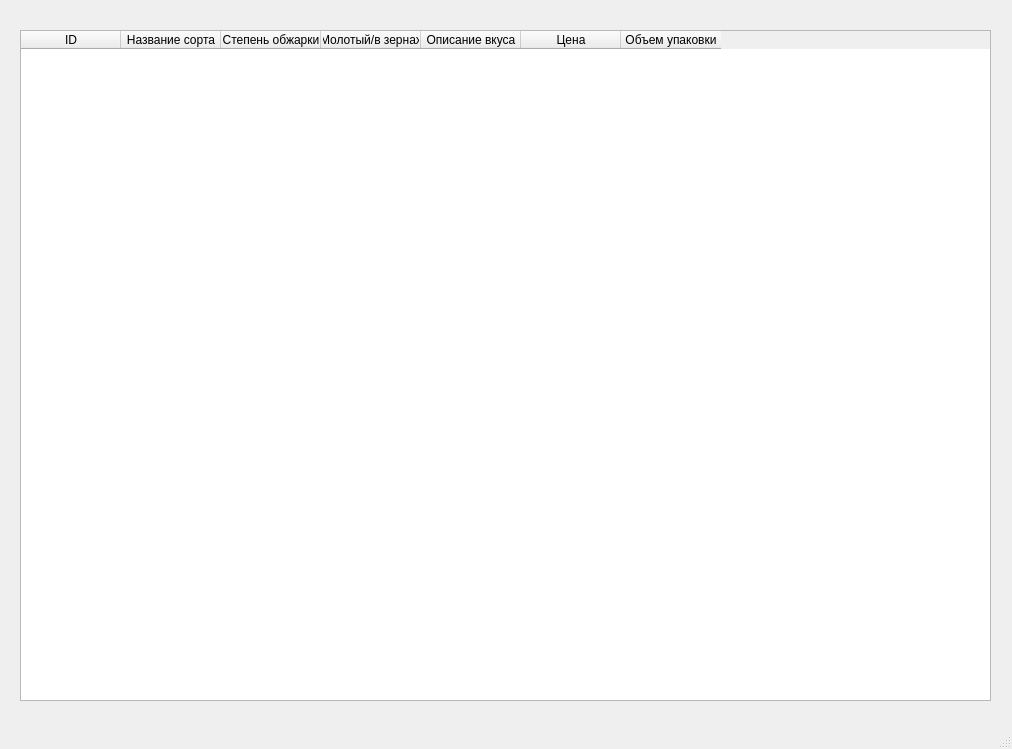
<?xml version="1.0" encoding="UTF-8"?>
<ui version="4.0">
 <class>MainWindow</class>
 <widget class="QMainWindow" name="MainWindow">
  <property name="geometry">
   <rect>
    <x>0</x>
    <y>0</y>
    <width>1012</width>
    <height>749</height>
   </rect>
  </property>
  <property name="windowTitle">
   <string>MainWindow</string>
  </property>
  <widget class="QWidget" name="centralwidget">
   <widget class="QTableWidget" name="table">
    <property name="geometry">
     <rect>
      <x>20</x>
      <y>30</y>
      <width>971</width>
      <height>671</height>
     </rect>
    </property>
    <column>
     <property name="text">
      <string>ID</string>
     </property>
    </column>
    <column>
     <property name="text">
      <string>Название сорта</string>
     </property>
    </column>
    <column>
     <property name="text">
      <string>Степень обжарки</string>
     </property>
    </column>
    <column>
     <property name="text">
      <string>Молотый/в зернах</string>
     </property>
    </column>
    <column>
     <property name="text">
      <string>Описание вкуса</string>
     </property>
    </column>
    <column>
     <property name="text">
      <string>Цена</string>
     </property>
    </column>
    <column>
     <property name="text">
      <string>Объем упаковки</string>
     </property>
    </column>
   </widget>
  </widget>
  <widget class="QMenuBar" name="menubar">
   <property name="geometry">
    <rect>
     <x>0</x>
     <y>0</y>
     <width>1012</width>
     <height>21</height>
    </rect>
   </property>
  </widget>
  <widget class="QStatusBar" name="statusbar"/>
 </widget>
 <resources/>
 <connections/>
</ui>
